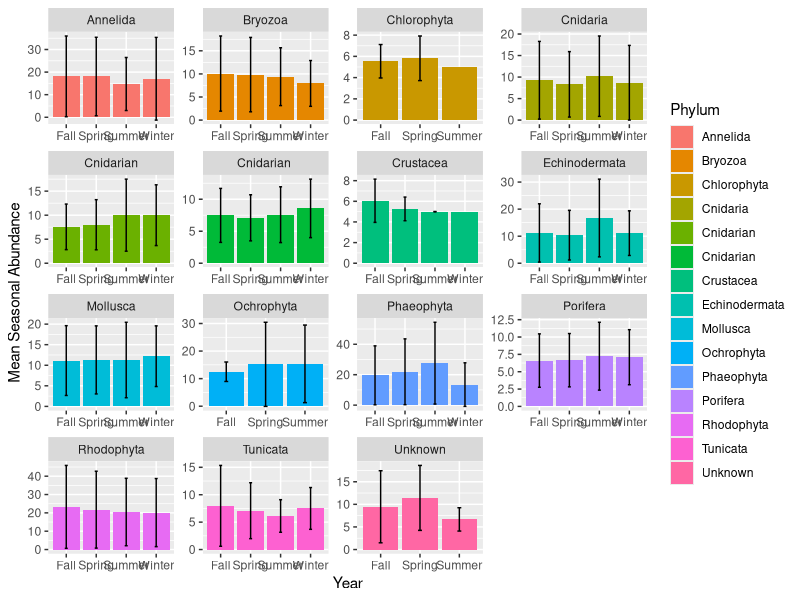
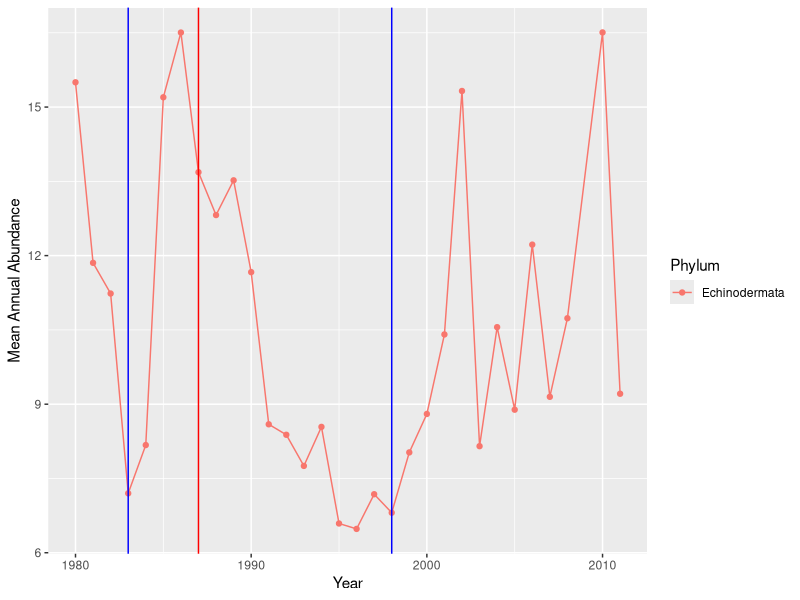
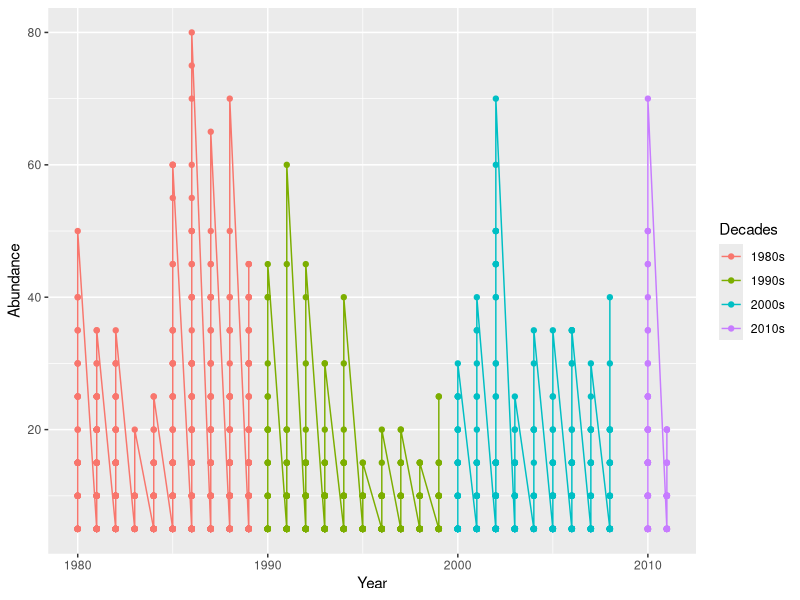
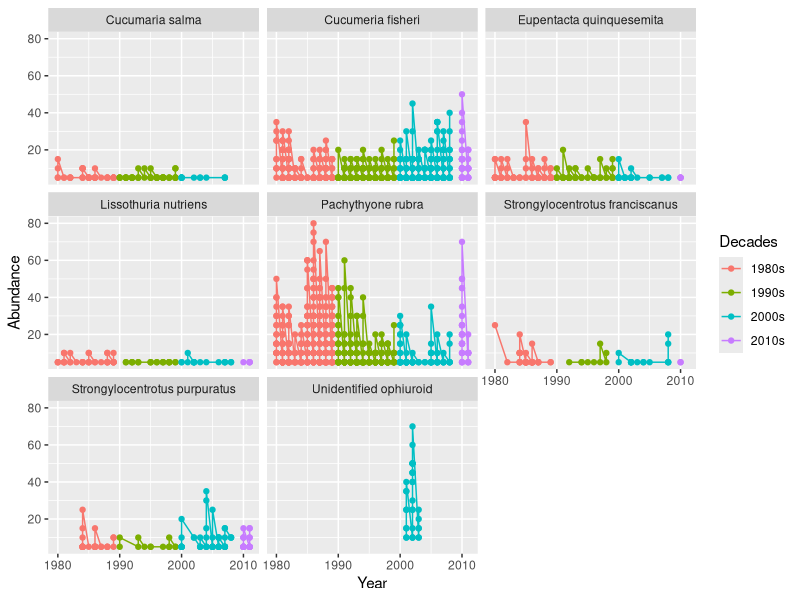
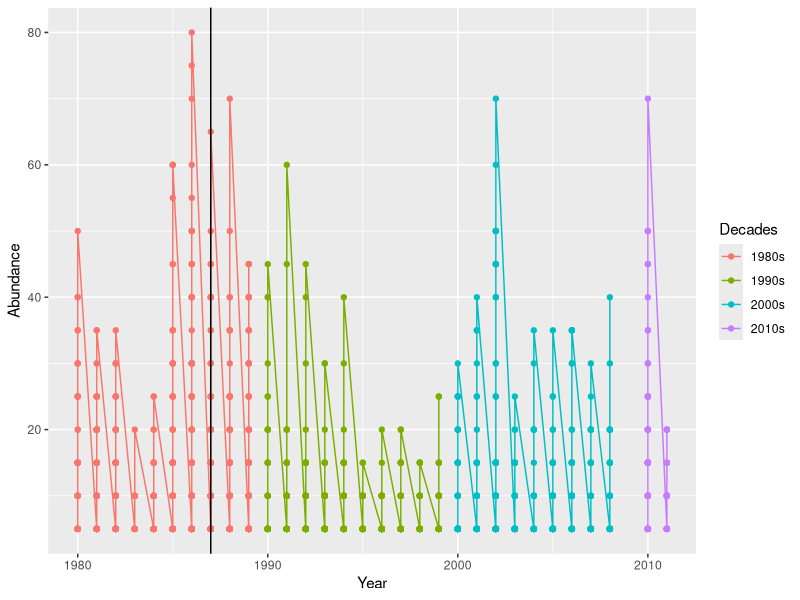
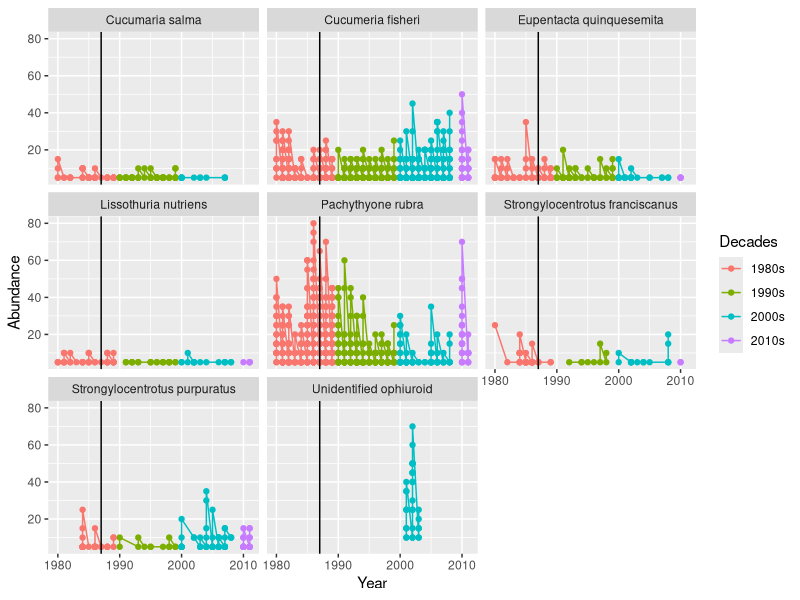
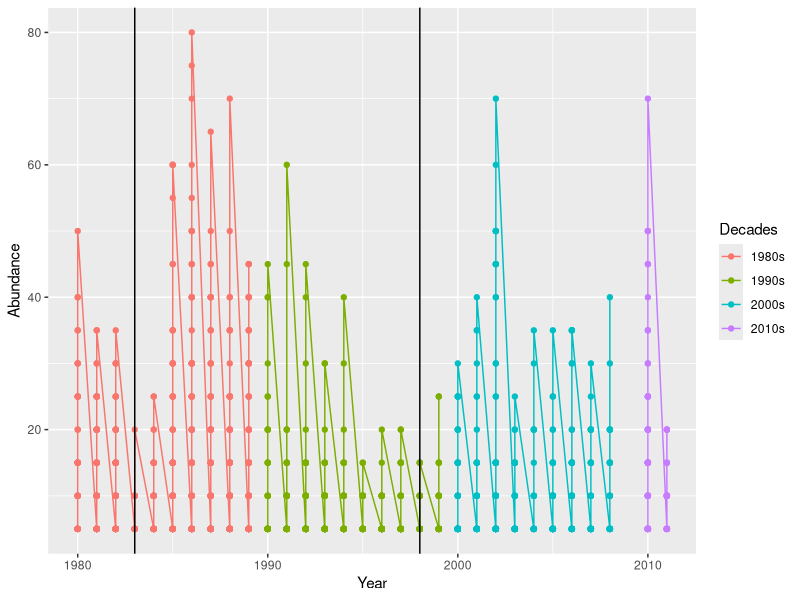
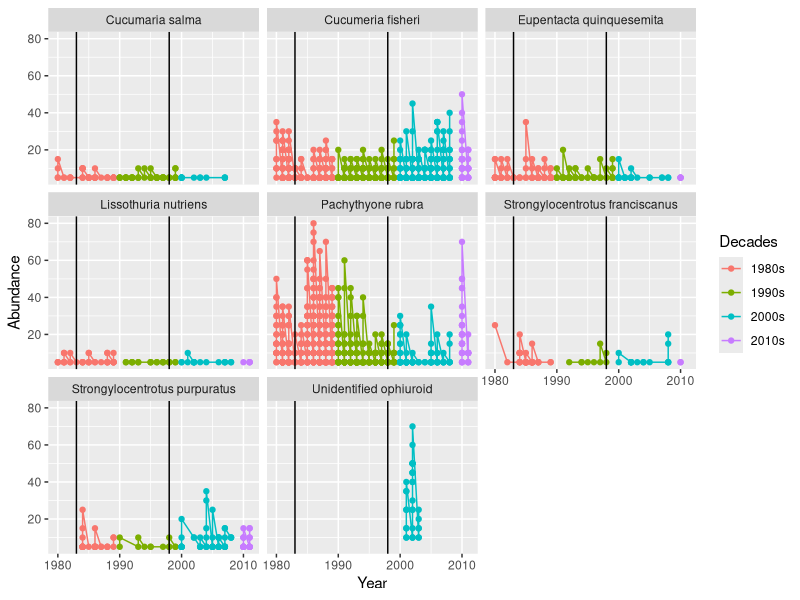

These figures' R source, in order:
## ---- chunk 1
knitr::opts_chunk$set(echo = TRUE)
library(tidyverse)
library(ggplot2)
library(dplyr)
## ---- chunk 2
kelp <-read.csv("final_rawdata.csv",stringsAsFactors = TRUE)
unique(kelp$GENUS_SPECIES)
## ---- chunk 3

## Removing Columns
kelp_cleaned <- kelp %>% 
                  select(-SAMPLE_DESC,
                         -BIOMAS)


## Renaming Columns
kelp_cleaned <- kelp_cleaned %>% 
                        rename(Abundance = ABUNDANCE, 
                               Species = `GENUS_SPECIES`,
                               Plot = PLOT,
                               Latitude = LATITUDE,
                               Longitude = LONGITUDE,
                               Day = DAY, 
                               Month = MONTH,
                               Year = YEAR) 

## Adding Date Column
kelp_cleaned['Date'] <- NA
kelp_cleaned$Date<-as.Date(with(kelp_cleaned,paste(Year,Month,Day,sep="-")),"%Y-%m-%d")


## Adding Phylum Column
phylum <- read.csv("phylum.csv", stringsAsFactors = TRUE)
kelp_cleaned <- left_join(kelp_cleaned, phylum, by="Species")



## Organizing Columns
kelp_cleaned = select(kelp_cleaned, Abundance, Phylum, Species, Plot, Latitude, Longitude, Date, Year, Month, Day)


head(kelp_cleaned)
## ---- chunk 4

# Phylum abundance by season

# Create function using if-else statement to determine season:

season <- function(Month){
  if(Month<=3 | Month>11){return("Winter")
    }else if (Month>=4 & Month<=6){return("Spring")
    }else if(Month>6 & Month<=9){return("Summer")
    }else {return("Fall")}}

kelp_cleaned$Season <- vector("character", length=nrow(kelp_cleaned))
for (i in 1:nrow(kelp_cleaned)){
  kelp_cleaned$Season[i]<- season(kelp_cleaned$Month[i])}

# Average abundance by phylum and season: 

phylum_seasons <- kelp_cleaned %>%
  select(Abundance, Year, Date, Species, Phylum, Season) %>% 
  group_by(Season, Phylum) %>%
  summarize(Mean_Abundance = mean(Abundance), SD = sd(Abundance))
  
# Plotting average seasonal abundance by phylum, with error bars showing standard deviation:

ggplot(data=phylum_seasons, aes(x=Season, y=Mean_Abundance, 
                          by=Phylum)) + 
  geom_col(aes(fill=Phylum)) + 
  labs(x="Year", y="Mean Seasonal Abundance") +  
  facet_wrap(~Phylum, scales="free") + 
  geom_errorbar(aes(ymin=Mean_Abundance-SD, ymax=Mean_Abundance+SD),
                width=.1,color="black")
## ---- chunk 5
## Subset by phylum
echinodermata_year <- kelp_cleaned %>% 
  select(Abundance, Phylum, Species, Year, Date) %>% 
  filter(Phylum == "Echinodermata") %>% 
  group_by(Year, Phylum) %>% 
  summarize(Mean_Abundance = mean(Abundance))

## Plotting
ggplot(data= echinodermata_year,
       aes(x= Year, y= Mean_Abundance,
           color= Phylum, by= Phylum)) +
  geom_point() + geom_line() +
  geom_vline(xintercept= 1987, color= 'red') + 
  geom_vline(xintercept= 1983, color= 'blue') + 
  geom_vline(xintercept= 1998, color= 'blue') +
  labs(x= "Year", y= "Mean Annual Abundance")
## ---- chunk 6

#decade column

decades <- function(Year){
  if(Year>=1980 & Year <=1989){return("1980s")
  }else if (Year>=1990 & Year <=1999){return("1990s")
  }else if (Year>=2000 & Year <=2009){return("2000s")
  }else {return("2010s")}}
kelp_cleaned$Decades <- vector("character", length = nrow(kelp_cleaned))
for (i in 1:nrow(kelp_cleaned)){
  kelp_cleaned$Decades[i]<-decades(kelp_cleaned$Year[i])
}

#Abundance of Echinoderms in each decade
echinoderm_decades <- kelp_cleaned %>% 
  select(Abundance, Phylum, Species, Year, Decades) %>% 
  filter(Phylum=="Echinodermata") 
  
##Plotting
ggplot(data=echinoderm_decades,
       aes(x= Year, y=Abundance, color= Decades, by=Decades)) +
geom_point() + geom_line()

##facet species
ggplot(data=echinoderm_decades,
       aes(x= Year, y=Abundance, color= Decades, by=Decades)) +
  geom_point() + geom_line()+
  facet_wrap(~Species)
  
##re-introduction of sea otters
ggplot(data=echinoderm_decades,
       aes(x= Year, y=Abundance, color= Decades, by=Decades)) +
  geom_point() + geom_line()+
geom_vline(xintercept= 1987, color= 'black') 

##facet species
ggplot(data=echinoderm_decades,
       aes(x= Year, y=Abundance, color= Decades, by=Decades)) +
  geom_point() + geom_line()+
  geom_vline(xintercept= 1987, color= 'black') +
facet_wrap(~Species)

##El Nino Events 
ggplot(data=echinoderm_decades,
       aes(x= Year, y=Abundance, color= Decades, by=Decades)) +
  geom_point() + geom_line() +
geom_vline(xintercept= 1983, color= 'black') + 
  geom_vline(xintercept= 1998, color= 'black')
  
##facet species
ggplot(data=echinoderm_decades,
       aes(x= Year, y=Abundance, color= Decades, by=Decades)) +
  geom_point() + geom_line() +
  geom_vline(xintercept= 1983, color= 'black') + 
  geom_vline(xintercept= 1998, color= 'black')+
facet_wrap(~Species)

##El Nino events and sea otters 
ggplot(data=echinoderm_decades,
       aes(x= Year, y=Abundance, color= Decades, by=Decades)) +
  geom_point() + geom_line() +
  geom_vline(xintercept= 1983, color= 'black') + 
  geom_vline(xintercept= 1998, color= 'black')+
  geom_vline(xintercept= 1987, color= 'black')

## ---- chunk 7
urchin_species <- kelp_cleaned %>%
select(Abundance, Year, Date, Species) %>% 
  filter(Species == "Strongylocentrotus franciscanus" | 
           Species =="Strongylocentrotus purpuratus") %>% 
  group_by(Year, Species) %>%
  summarize(Mean_Abundance = mean(Abundance))

ggplot(data=urchin_species,aes(x=Year, y=Mean_Abundance,
                                color=Species, by=Species)) +
  geom_line(aes(color = Species)) +
  geom_vline(xintercept= 1987, color= 'red')+
  geom_vline(xintercept= 1983, color= 'blue') + 
  geom_vline(xintercept= 1998, color= 'blue') +
  labs(x= "Year", y= "Mean Annual Abundance")
## ---- chunk 8
# Subsetting by algae: 
algae_year <- kelp_cleaned %>%
  select(Abundance, Year, Date, Species, Phylum) %>% 
  filter(Phylum == "Rhodophyta" | Phylum == "Chlorophyta" |
           Phylum == "Phaeophyta") %>% 
  group_by(Year, Phylum) %>%
  summarize(Mean_Abundance = mean(Abundance))


ggplot(data=algae_year, aes(x=Year, y=Mean_Abundance, 
                            color=Phylum, by=Phylum)) + 
  geom_point() + geom_line() +
  geom_vline(xintercept= 1987, color= 'red') + 
  geom_vline(xintercept= 1983, color= 'blue') + 
  geom_vline(xintercept= 1998, color= 'blue') +
  scale_color_manual(values = c("mediumseagreen", "chocolate4", 
                                "red3")) +
  labs(x="Year", y="Mean Annual Abundance")
